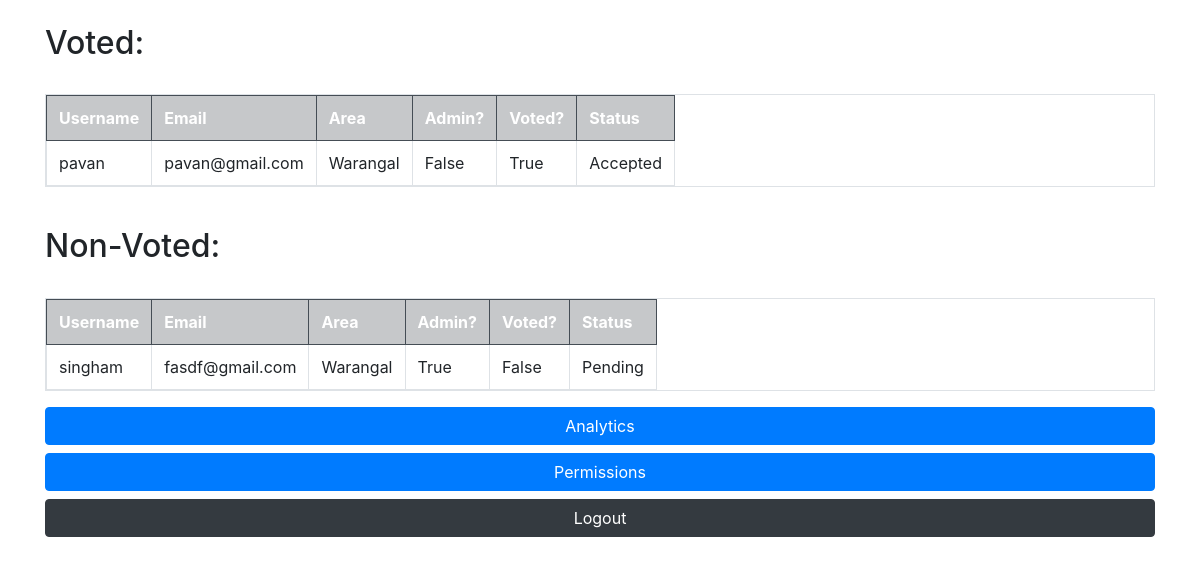
The page /segregation/ on the database as committed earlier.
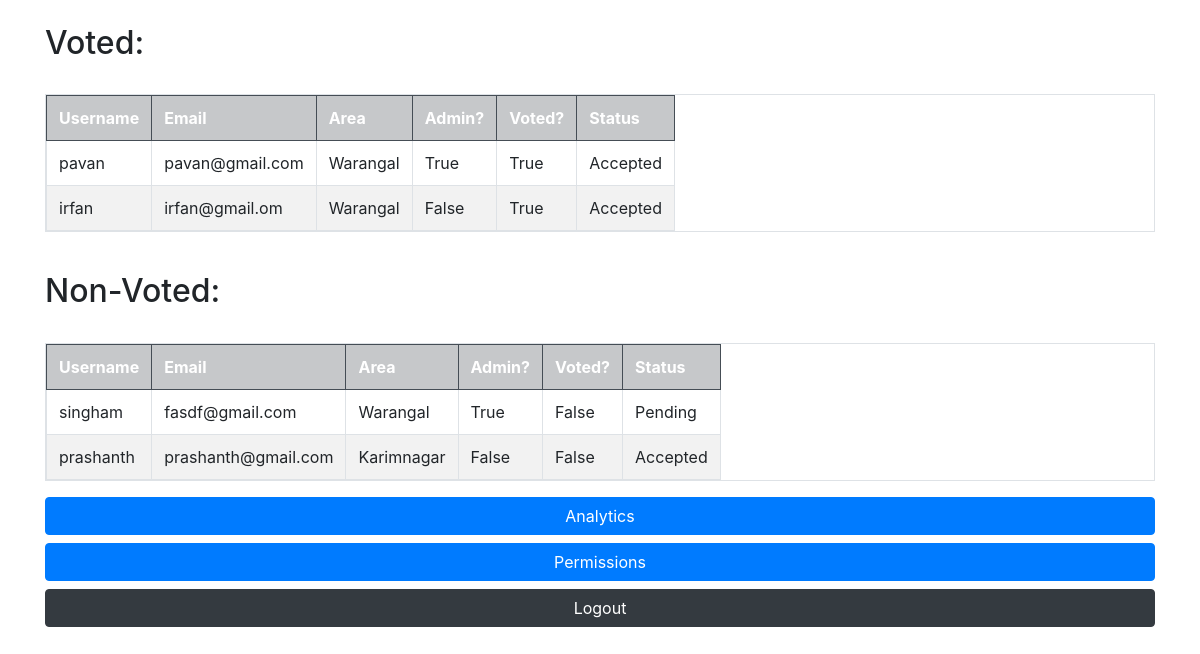
The same page on the database as committed later.
### voter/models.py (models this page shows)
class Voter(models.Model):
    PENDING = "Pending"
    ACCEPTED = "Accepted"
    DENIED = "Denied"
    STATUS_CHOICES = (
        (PENDING, "Pending"),(ACCEPTED, "Accepted"),(DENIED, "Denied")
    )
    user       = models.OneToOneField(User, on_delete=models.DO_NOTHING)
    is_admin   = models.BooleanField(default=False)
    is_voted   = models.BooleanField(default=False)
    status     = models.CharField(max_length=10, default=ACCEPTED, choices=STATUS_CHOICES)
    area       = models.ForeignKey(Area, on_delete=models.PROTECT)

class User(AbstractUser):
    first_name = models.CharField(max_length=255)
    last_name = models.CharField(max_length=255)
    email = models.CharField(max_length=255)
    username = models.CharField(max_length=255, unique=True)
    password = models.CharField(max_length=255)
    USERNAME_FIELD = 'username'
    REQUIRED_FIELDS = []

class Area(models.Model):
    area = models.CharField(max_length=20)
    area_id = models.IntegerField()
    def __str__(self) -> str:
        return self.area

### voter/views.py (the view)
# urls.py: path('segregation/', views.admin_segregation, name="admin-segregation"),
def admin_segregation(request):
    voter = Voter.objects.select_related('user').all()
    context = {
        'voters': voter,
    }
    return render(request, 'admin-segregation.html', context)

### templates/admin-segregation.html (shortened to what this page needs)
{% include 'base.html' %}
<div class="container">
    <h2>Voted:</h2>
</div>
<center class="container">
    <table class="table table-striped table-hover table-bordered table-responsive">
        <tr class="table-dark">
          <th>Username</th>
          <th>Email</th>
          <th>Area</th>
          <th>Admin?</th>
          <th>Voted?</th>
          <th>Status</th>
        </tr>
        {% for voter in voters %}
            {% if voter.is_voted %}
            <tr>
                <td>{{voter.user.username}}</td>
                <td>{{voter.user.email}}</td>
                <td>{{voter.area}}</td>
                <td>
                    {{voter.is_admin}}
                </td>
                <td>{{voter.is_voted}}</td>
                <td>
                    {{voter.status}}
                </td>
            </tr>
            {% endif %}
        {% endfor %}
    </table>
</center>
<div class="container">
    <h2>Non-Voted:</h2>
</div>
<center class="container">
    <table class="table table-striped table-hover table-bordered table-responsive">
        <tr class="table-dark">
          <th>Username</th>
          <th>Email</th>
          <th>Area</th>
          <th>Admin?</th>
          <th>Voted?</th>
          <th>Status</th>
        </tr>
        {% for voter in voters %}
            {% if voter.is_voted == False %}
            <tr>
                <td>{{voter.user.username}}</td>
                <td>{{voter.user.email}}</td>
                <td>{{voter.area}}</td>
                <td>
                    {{voter.is_admin}}
                </td>
                <td>{{voter.is_voted}}</td>
                <td>
                    {{voter.status}}
                </td>
            </tr>
            {% endif %}
        {% endfor %}
    </table>
</center>
<div class="container">
    <a href="{% url 'admin-analytics' %}" class="btn btn-primary btn-block">Analytics</a>
    <a href="{% url 'admin-permissions' %}" class="btn btn-primary btn-block">Permissions</a>
    <a href="{% url 'logoutt' %}" class="btn btn-block btn-dark">Logout</a>
</div>

Rows that differ between the two databases and show on the page:
changed Voter "pavan": is_admin "False" → "True"
added Voter: user.username "irfan", user.email "irfan@gmail.om", area "Warangal", is_admin "False", is_voted "True", status "Accepted", shown under "Voted:"
added Voter: user.username "prashanth", user.email "prashanth@gmail.com", area "Karimnagar", is_admin "False", is_voted "False", status "Accepted", shown under "Non-Voted:"
